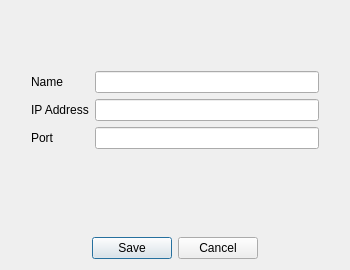
<?xml version="1.0" encoding="UTF-8"?>
<ui version="4.0">
 <class>AddContactWindow</class>
 <widget class="QDialog" name="AddContactWindow">
  <property name="windowModality">
   <enum>Qt::NonModal</enum>
  </property>
  <property name="geometry">
   <rect>
    <x>0</x>
    <y>0</y>
    <width>350</width>
    <height>270</height>
   </rect>
  </property>
  <property name="minimumSize">
   <size>
    <width>350</width>
    <height>270</height>
   </size>
  </property>
  <property name="contextMenuPolicy">
   <enum>Qt::DefaultContextMenu</enum>
  </property>
  <property name="windowTitle">
   <string>Add Contact</string>
  </property>
  <property name="modal">
   <bool>false</bool>
  </property>
  <layout class="QVBoxLayout" name="verticalLayout">
   <item>
    <layout class="QFormLayout" name="formLayout">
     <property name="leftMargin">
      <number>20</number>
     </property>
     <property name="topMargin">
      <number>60</number>
     </property>
     <property name="rightMargin">
      <number>20</number>
     </property>
     <item row="0" column="0">
      <widget class="QLabel" name="lbName">
       <property name="text">
        <string>Name</string>
       </property>
      </widget>
     </item>
     <item row="0" column="1">
      <widget class="QLineEdit" name="leName"/>
     </item>
     <item row="1" column="0">
      <widget class="QLabel" name="lbIP">
       <property name="text">
        <string>IP Address</string>
       </property>
      </widget>
     </item>
     <item row="2" column="0">
      <widget class="QLabel" name="lbPort">
       <property name="text">
        <string>Port</string>
       </property>
      </widget>
     </item>
     <item row="2" column="1">
      <widget class="QLineEdit" name="lePort"/>
     </item>
     <item row="1" column="1">
      <widget class="QLineEdit" name="leIP"/>
     </item>
    </layout>
   </item>
   <item>
    <widget class="QDialogButtonBox" name="bbAddContact">
     <property name="orientation">
      <enum>Qt::Horizontal</enum>
     </property>
     <property name="standardButtons">
      <set>QDialogButtonBox::Cancel|QDialogButtonBox::Save</set>
     </property>
     <property name="centerButtons">
      <bool>true</bool>
     </property>
    </widget>
   </item>
  </layout>
 </widget>
 <resources/>
 <connections>
  <connection>
   <sender>bbAddContact</sender>
   <signal>accepted()</signal>
   <receiver>AddContactWindow</receiver>
   <slot>accept()</slot>
   <hints>
    <hint type="sourcelabel">
     <x>248</x>
     <y>254</y>
    </hint>
    <hint type="destinationlabel">
     <x>157</x>
     <y>274</y>
    </hint>
   </hints>
  </connection>
  <connection>
   <sender>bbAddContact</sender>
   <signal>rejected()</signal>
   <receiver>AddContactWindow</receiver>
   <slot>reject()</slot>
   <hints>
    <hint type="sourcelabel">
     <x>316</x>
     <y>260</y>
    </hint>
    <hint type="destinationlabel">
     <x>286</x>
     <y>274</y>
    </hint>
   </hints>
  </connection>
 </connections>
</ui>
